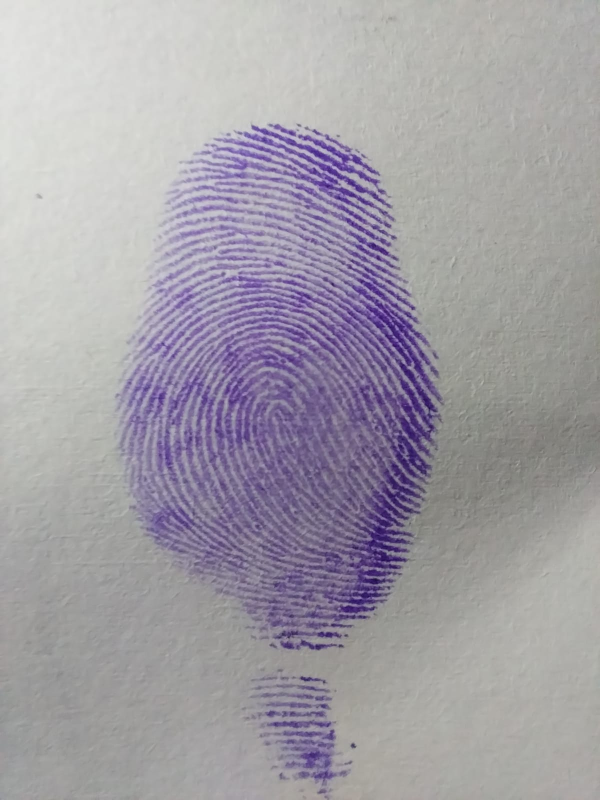
#> input picture backend/uploads/04068f45-d299-443a-b13e-78e372ab8dbf_sls.jpeg, 1200 x 1600 px (shown at 1/2 size)
$ python -i pattern_detector.py   (imports and definitions only)   (older library calls are emulated)
#> lines starting #> are read from the running program, lines starting #| are printed output that depends on the picture
import cv2
import numpy as np

# ─────────────────────────────────────────────────────────────────
# STEP 1 – FOREGROUND MASK
# ─────────────────────────────────────────────────────────────────
# [18 lines left out: function build_foreground_mask, not called in this run]


# ─────────────────────────────────────────────────────────────────
# STEP 2 – ORIENTATION FIELD  (doubled-angle method)
# ─────────────────────────────────────────────────────────────────
def compute_orientation_field(img, block_size=16):
    """
    Returns orientation field (num_r × num_c) in radians [-π/2, π/2].
    Uses Hong et al. (1998) doubled-angle formulation.
    """
    rows, cols = img.shape
    num_r = rows // block_size
    num_c = cols // block_size

    gx = cv2.Sobel(img.astype(np.float64), cv2.CV_64F, 1, 0, ksize=3)
    gy = cv2.Sobel(img.astype(np.float64), cv2.CV_64F, 0, 1, ksize=3)

    Vx = np.zeros((num_r, num_c), dtype=np.float64)
    Vy = np.zeros((num_r, num_c), dtype=np.float64)

    for i in range(num_r):
        for j in range(num_c):
            r0, r1 = i * block_size, (i + 1) * block_size
            c0, c1 = j * block_size, (j + 1) * block_size
            bx = gx[r0:r1, c0:c1]
            by = gy[r0:r1, c0:c1]
            Vx[i, j] = 2.0 * np.sum(bx * by)
            Vy[i, j] = np.sum(bx ** 2 - by ** 2)

    Vx = cv2.GaussianBlur(Vx, (5, 5), 1.0)
    Vy = cv2.GaussianBlur(Vy, (5, 5), 1.0)

    return 0.5 * np.arctan2(Vx, Vy)


# ─────────────────────────────────────────────────────────────────
# STEP 3 – POINCARÉ INDEX
# ─────────────────────────────────────────────────────────────────
# [176 lines left out: functions poincare_index, cluster_points, detect_singular_points, classify_pattern, detect_pattern, not called in this run]

>>> import cv2
>>> picture = cv2.imread('../uploads/04068f45-d299-443a-b13e-78e372ab8dbf_sls.jpeg', cv2.IMREAD_GRAYSCALE)
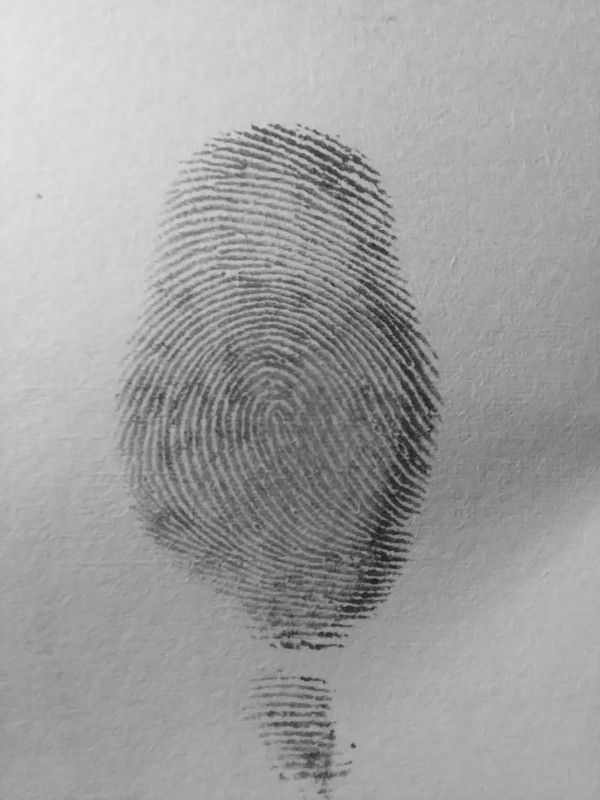
#> picture: shape (1600, 1200) (shown at 1/2 size); min 19, max 228, mean 160.6
>>> result = compute_orientation_field(picture)
#> in compute_orientation_field, `gx = cv2.Sobel(img.astype(np.float64), cv2.CV_64F, 1, 0, ksize=3)`:
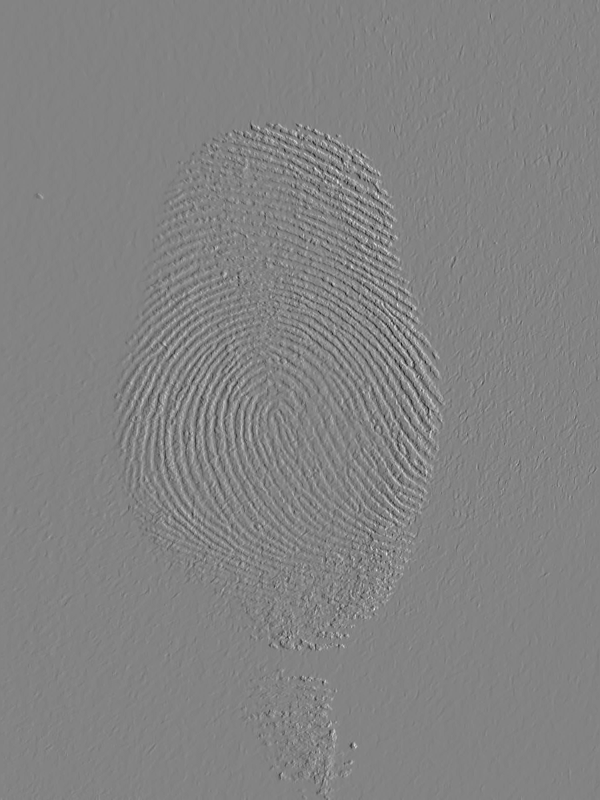
#> gx: shape (1600, 1200) float64 (shown at 1/2 size); min -308, max 291, mean -0.2; drawn with min black and max white
#> in compute_orientation_field, `gy = cv2.Sobel(img.astype(np.float64), cv2.CV_64F, 0, 1, ksize=3)`:
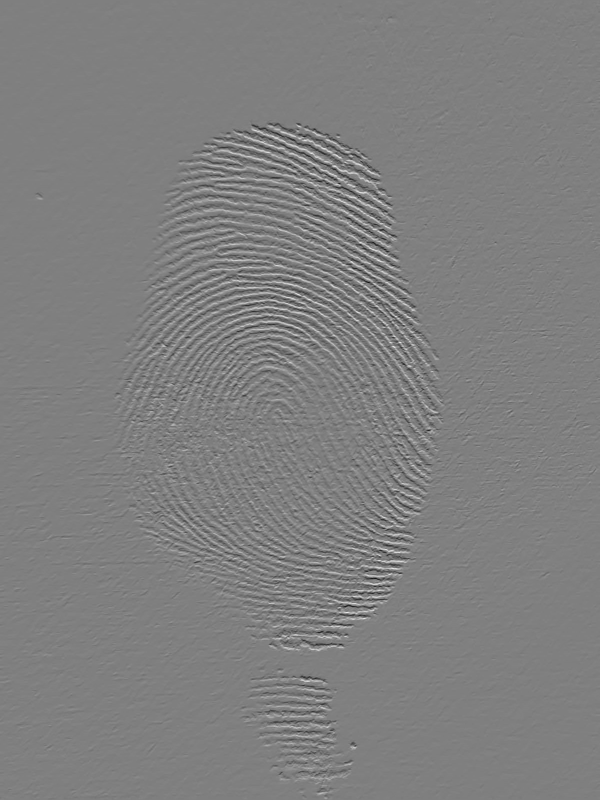
#> gy: shape (1600, 1200) float64 (shown at 1/2 size); min -348, max 347, mean -0.2; drawn with min black and max white
#> after the loop in compute_orientation_field, `for i in range(num_r):`:
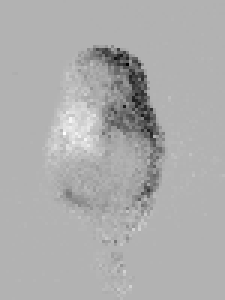
#> Vx: shape (100, 75) float64 (shown 3 times larger); min -4110810, max 1773952, mean -107722.8; drawn with min black and max white
#> after the loop in compute_orientation_field, `for i in range(num_r):`:
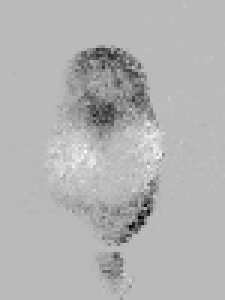
#> Vy: shape (100, 75) float64 (shown 3 times larger); min -3923644, max 1442364, mean -139220.6; drawn with min black and max white
#> in compute_orientation_field, `Vy = cv2.GaussianBlur(Vy, (5, 5), 1.0)`:
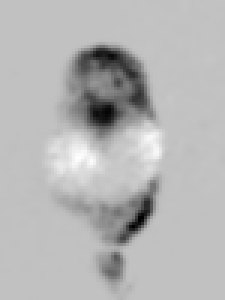
#> Vy: shape (100, 75) float64 (shown 3 times larger); min -2367439, max 751271.3, mean -139210.1; drawn with min black and max white
#> in compute_orientation_field, `return 0.5 * np.arctan2(Vx, Vy)`:
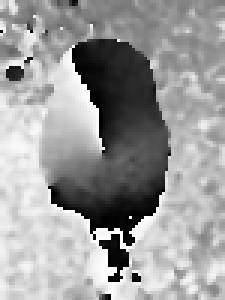
#> returned value: shape (100, 75) float64 (shown 3 times larger); min -1.57, max 1.57, mean 0.35; drawn with min black and max white
